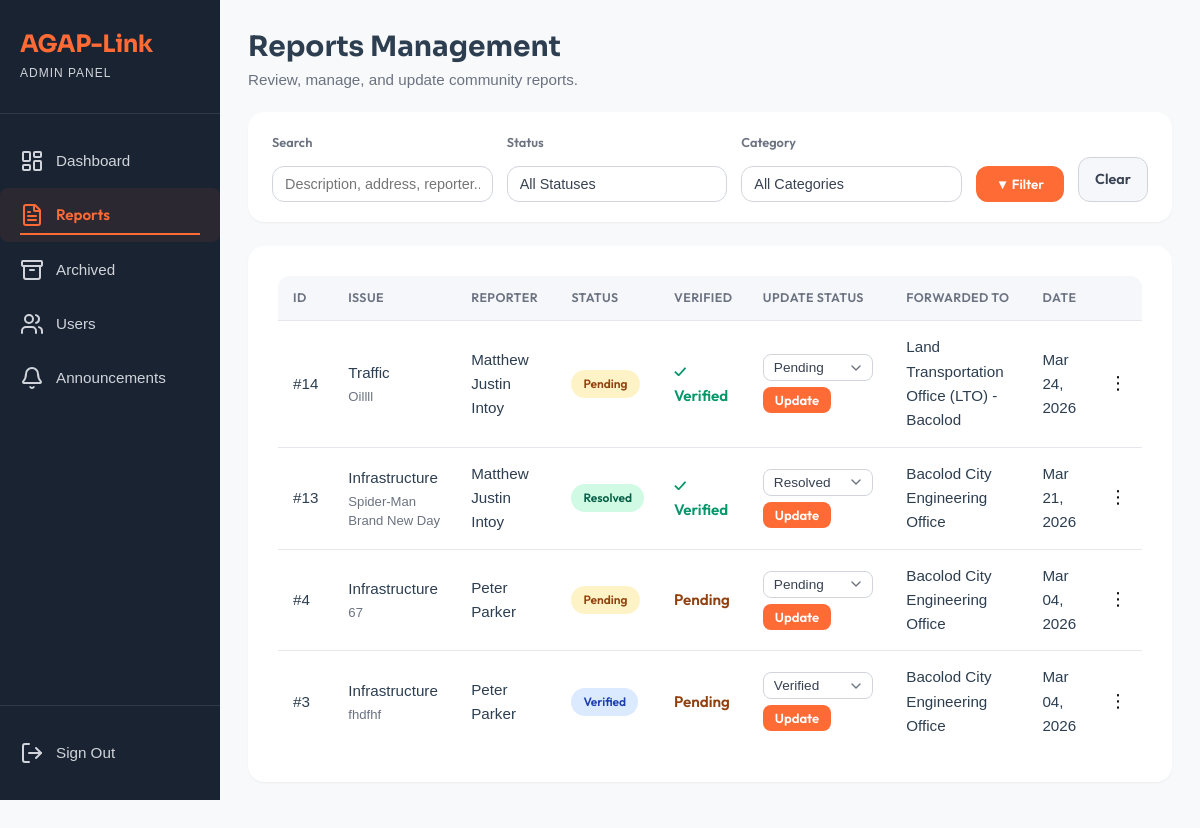
/view/admin_module/admin_report.php (signed in), run on the app's committed database.
### tables this page shows
CREATE TABLE `reports` (
  `report_id` int(11) NOT NULL,
  `user_id` int(11) NOT NULL,
  `category_id` int(11) NOT NULL,
  `assigned_agency_id` int(11) DEFAULT NULL,
  `description` text NOT NULL,
  `address` varchar(255) NOT NULL,
  `photo_path` varchar(255) DEFAULT NULL,
  `gps_lat` decimal(10,8) DEFAULT NULL,
  `gps_long` decimal(11,8) DEFAULT NULL,
  `status` enum('Pending','Verified','Forwarded','Ongoing','Resolved') DEFAULT 'Pending',
  `priority` enum('Low','Medium','Critical') DEFAULT 'Low',
  `created_at` timestamp NOT NULL DEFAULT current_timestamp(),
  `updated_at` timestamp NOT NULL DEFAULT current_timestamp() ON UPDATE current_timestamp(),
  `is_archived` tinyint(1) NOT NULL DEFAULT 0 COMMENT '0 = active, 1 = archived (soft-deleted)',
  `archived_at` datetime DEFAULT NULL,
  `is_verified` tinyint(1) NOT NULL DEFAULT 0,
  `agency_verified_at` datetime DEFAULT NULL
);

CREATE TABLE `categories` (
  `category_id` int(11) NOT NULL,
  `name` varchar(50) NOT NULL,
  `description` text DEFAULT NULL,
  `created_at` timestamp NOT NULL DEFAULT current_timestamp()
);

CREATE TABLE `agencies` (
  `agency_id` int(11) NOT NULL,
  `name` varchar(100) NOT NULL,
  `contact_number` varchar(20) DEFAULT NULL,
  `type` varchar(50) DEFAULT NULL,
  `category_id` int(11) DEFAULT NULL,
  `created_at` timestamp NOT NULL DEFAULT current_timestamp()
);

### model/Report.php (called while the page is built, shortened)
<?php
require_once dirname(__DIR__) . '/config/agaplinkdb.php';
class Report
{
    private $conn;
    public function __construct()
    {
        global $conn;
        $this->conn = $conn;
    }
    public function getFilteredReports($filterStatus = '', $filterCategory = '', $filterSearch = '')
    {
        $sql = "SELECT r.*, c.name AS category_name, a.name AS agency_name,
                       CONCAT(u.first_name, ' ', IFNULL(CONCAT(u.middle_initial, '. '), ''), u.last_name) AS full_name,
                       u.phone_number AS reporter_phone
                FROM reports r
                LEFT JOIN categories c ON r.category_id = c.category_id
                LEFT JOIN agencies   a ON r.assigned_agency_id = a.agency_id
                LEFT JOIN users      u ON r.user_id = u.user_id
                WHERE (r.is_archived = 0 OR r.is_archived IS NULL)";
        $params = [];
        $sql .= " ORDER BY r.created_at DESC";
        $stmt = $this->conn->prepare($sql);
        $stmt->execute($params);
        return $stmt->fetchAll(PDO::FETCH_ASSOC);
    }
}

### view/admin_module/admin_report.php (the view, shortened to what this page needs)
<?php
require_once dirname(__DIR__, 2) . "/config/agaplinkdb.php";
require_once MODEL_PATH . 'Report.php';
$filterStatus   = $_GET['status']   ?? '';
$filterCategory = $_GET['category'] ?? '';
$filterSearch   = trim($_GET['search'] ?? '');
$reportModel = new Report();
$allReports  = $reportModel->getFilteredReports($filterStatus, $filterCategory, $filterSearch);
$hasReports  = !empty($allReports);
$statuses = ['Pending', 'Verified', 'Forwarded', 'Ongoing', 'Resolved'];
?>
<!DOCTYPE html>
<html lang="en">
<head>
    <link rel="stylesheet" href="<?= ASSET_URL ?>/css/admin_module/admin_module.css">
</head>
<body data-base-url="<?= BASE_URL ?>">
    <div class="dashboard-container">
        <?php require_once __DIR__ . '/../partials/admin_sidebar.php'; ?>
        <main class="main-content page-transition">
            <div class="reports-header">
                <div>
                    <h1>Reports Management</h1>
                    <p>Review, manage, and update community reports.</p>
                </div>
            </div>
            <form method="GET" action="">
                <div class="filter-bar">
                    <div class="form-group">
                        <label for="search">Search</label>
                        <input type="text" id="search" name="search"
                            placeholder="Description, address, reporter..."
                            value="<?= htmlspecialchars($filterSearch) ?>">
                    </div>
                    <div class="form-group">
                        <label for="status">Status</label>
                        <select name="status" id="status">
                            <option value="">All Statuses</option>
                        </select>
                    </div>
                    <div class="form-group">
                        <label for="category">Category</label>
                        <select name="category" id="category">
                            <option value="">All Categories</option>
                        </select>
                    </div>
                    <button type="submit" class="btn-filter-apply">&#x25BC; Filter</button>
                    <a href="<?= BASE_URL ?>/view/admin_module/admin_report.php" class="btn-clear">Clear</a>
                </div>
            </form>
            <section class="reports-section">
                <?php if (!$hasReports): ?>
                    <div class="empty-state">
                        <div class="empty-icon">📋</div>
                        <p class="empty-message">No reports found<?= ($filterStatus || $filterCategory || $filterSearch) ? ' matching your filters.' : ' yet.' ?></p>
                    </div>
                <?php else: ?>
                    <div class="table-wrapper">
                        <table class="reports-table">
                            <thead>
                                <tr>
                                    <th>ID</th>
                                    <th>Issue</th>
                                    <th>Reporter</th>
                                    <th>Status</th>
                                    <th>Verified</th>
                                    <th>Update Status</th>
                                    <th>Forwarded To</th>
                                    <th>Date</th>
                                    <th></th>
                                </tr>
                            </thead>
                            <tbody>
                                <?php foreach ($allReports as $report): ?>
                                    <tr>
                                        <td>#<?= htmlspecialchars($report['report_id']) ?></td>
                                        <td>
                                            <?= htmlspecialchars($report['category_name'] ?? 'General') ?>
                                            <span class="report-cell-sub">
                                                <?= htmlspecialchars(mb_strimwidth($report['description'] ?? '', 0, 70, '…')) ?>
                                            </span>
                                        </td>
                                        <td><?= htmlspecialchars($report['full_name'] ?? 'N/A') ?></td>
                                        <td>
                                            <?php
                                            $status = strtolower($report['status']);
                                            $statusClass = match ($status) {
                                                'pending'   => 'status-pending',
                                                'ongoing'   => 'status-ongoing',
                                                'verified'  => 'status-verified',
                                                'forwarded' => 'status-forwarded',
                                                'resolved'  => 'status-resolved',
                                                default     => 'status-pending'
                                            };
                                            ?>
                                            <span class="<?= $statusClass ?>"><?= ucfirst($status) ?></span>
                                        </td>
                                        <td>
                                            <?php if (!empty($report['is_verified'])): ?>
                                                <span style="color: #059669; font-weight: 600;">✓ Verified</span>
                                            <?php else: ?>
                                                <span style="color: #92400e; font-weight: 600;">Pending</span>
                                            <?php endif; ?>
                                        </td>
                                        <td>
                                            <form method="POST"
                                                action="<?= BASE_URL ?>/controller/update_report_status.php"
                                                class="status-update-form">
                                                <select name="new_status">
                                                    <?php foreach ($statuses as $s): ?>
                                                        <option value="<?= $s ?>"
                                                            <?= $report['status'] === $s ? 'selected' : '' ?>>
                                                            <?= $s ?>
                                                        </option>
                                                    <?php endforeach; ?>
                                                </select>
                                                <button type="submit" class="btn-update-status">Update</button>
                                            </form>
                                        </td>
                                        <td><?= htmlspecialchars($report['agency_name'] ?? '—') ?></td>
                                        <td><?= date('M d, Y', strtotime($report['created_at'])) ?></td>
                                        <td class="action-cell">
                                            <div class="meatballs-container">
                                                <button type="button" class="meatballs-btn">⋮</button>
                                            </div>
                                        </td>
                                    </tr>
                                <?php endforeach; ?>
                            </tbody>
                        </table>
                    </div>
                <?php endif; ?>
            </section>
        </main>
    </div>
</body>
</html>

### view/partials/admin_sidebar.php (shortened to what this page needs)
<?php
$current_page = basename($_SERVER['PHP_SELF']);
?>
<aside class="sidebar">
    <div class="sidebar-header">
        <h1 class="logo">AGAP-Link</h1>
        <p class="user-panel-label">ADMIN PANEL</p>
    </div>
    <nav class="sidebar-nav">
        <span class="active-indicator"></span>
        <a href="<?= BASE_URL ?>/view/admin_module/admin_dashboard.php"
           class="nav-item <?= ($current_page == 'admin_dashboard.php') ? 'active' : '' ?>">
            <span class="nav-icon"><i data-lucide="layout-dashboard"></i></span>
            <span>Dashboard</span>
        </a>
        <a href="<?= BASE_URL ?>/view/admin_module/admin_report.php"
           class="nav-item <?= ($current_page == 'admin_report.php') ? 'active' : '' ?>">
            <span class="nav-icon"><i data-lucide="file-text"></i></span>
            <span>Reports</span>
        </a>
        <a href="<?= BASE_URL ?>/view/admin_module/archived_reports.php"
           class="nav-item <?= ($current_page == 'archived_reports.php') ? 'active' : '' ?>">
            <span class="nav-icon"><i data-lucide="archive"></i></span>
            <span>Archived</span>
        </a>
        <a href="<?= BASE_URL ?>/view/admin_module/admin_users.php"
           class="nav-item <?= ($current_page == 'admin_users.php') ? 'active' : '' ?>">
            <span class="nav-icon"><i data-lucide="users"></i></span>
            <span>Users</span>
        </a>
        <a href="<?= BASE_URL ?>/view/admin_module/announcement.php"
           class="nav-item <?= ($current_page == 'announcement.php') ? 'active' : '' ?>">
            <span class="nav-icon"><i data-lucide="bell"></i></span>
            <span>Announcements</span>
        </a>
    </nav>
    <div class="sidebar-footer">
        <a href="<?= BASE_URL ?>/view/auth/logout.php" class="nav-item logout">
            <span class="nav-icon"><i data-lucide="log-out"></i></span>
            <span>Sign Out</span>
        </a>
    </div>
</aside>

### assets/css/user_module/user_module.css (style rules this page uses)
html, body { width: 100%; overflow-x: hidden; }
* { margin: 0; padding: 0; box-sizing: border-box; }
body { font-family: var(--font-primary); background-color: var(--color-light); color: var(--color-gray-800); line-height: 1.6; }
.dashboard-container { display: flex; min-height: 100vh; }
.sidebar { width: 250px; background-color: var(--color-dark); color: var(--color-white); display: flex; flex-direction: column; position: fixed; top: 0; left: 0; height: 100vh; transition: width 0.3s ease; flex-shrink: 0; z-index: 100; }
.sidebar-header { padding: 30px 20px; border-bottom: 1px solid rgba(255, 255, 255, 0.1); }
.logo { font-size: 1.5rem; font-weight: 700; color: var(--color-primary); margin-bottom: 5px; font-family: var(--font-display); }
.user-panel-label { font-size: 0.75rem; color: var(--color-gray-300); letter-spacing: 1px; }
.sidebar-nav { flex: 1; padding: 20px 0; position: relative; }
.active-indicator { position: absolute; left: 0; top: 0; width: 100%; background: rgba(255, 107, 53, 0.08); border-radius: 8px; pointer-events: none; transition: transform 0.35s cubic-bezier(.4,0,.2,1), height 0.35s cubic-bezier(.4,0,.2,1); z-index: 0; }
.nav-icon { margin-right: 12px; font-size: 1.2rem; }
.sidebar-footer { border-top: 1px solid rgba(255, 255, 255, 0.1); padding: 20px 0; }
.logout { color: var(--color-gray-300); }
.main-content { flex: 1; padding: 30px; min-height: 100vh; }
.status-pending { background-color: #fef3c7; color: #92400e; }
.status-verified { background-color: #dbeafe; color: #1e40af; }
.status-resolved { background-color: #d1fae5; color: #065f46; }
.reports-header { display: flex; justify-content: space-between; align-items: center; margin-bottom: 30px; flex-wrap: wrap; gap: 20px; }
.form-group { display: flex; flex-direction: column; gap: 8px; }
@media (min-width: 769px) and (max-width: 1279px) { .sidebar { width: 220px; } }
@media (min-width: 769px) and (max-width: 1279px) { .main-content { margin-left: 220px; padding: 35px 30px; } }
.page-transition { opacity: 0; transform: translateY(10px); animation: pageFadeIn 1s ease forwards; }
.nav-item { position: relative; display: flex; align-items: center; padding: 15px 20px; font-size: 0.95rem; color: var(--color-gray-300); text-decoration: none; overflow: hidden; border-radius: 8px; z-index: 1; transition: color 0.45s ease, transform 0.25s ease; }
.nav-item::before { content: ""; position: absolute; bottom: 8px; left: 20px; height: 2px; width: calc(100% - 40px); background: var(--color-primary); transform: scaleX(0); transform-origin: left; transition: transform 0.6s cubic-bezier(.4,0,.2,1); }
.nav-item.active { color: var(--color-primary); font-weight: 600; }
.nav-item.active::before { transform: scaleX(1); }
.nav-item.logout { color: var(--color-gray-300); }
.nav-item.logout::before { background: #ef4444; }
.sidebar { overflow-y: auto; scroll-behavior: smooth; }

### assets/css/landing_page/style.css (style rules this page uses)
:root { --color-primary: #ff6b35; --color-primary-dark: #e85a2a; --color-primary-light: #ff8555; --color-secondary: #2c3e50; --color-dark: #1a2332; --color-darker: #0f1923; --color-light: #f8f9fa; --color-white: #ffffff; --color-gray-100: #f5f7fa; --color-gray-200: #e4e7eb; --color-gray-300: #d1d5db; --color-gray-600: #6b7280; --color-gray-800: #374151; --color-success: #10b981; --color-warning: #f59e0b; --font-primary: "Outfit", sans-serif; --font-display: "Sora", sans-serif; --spacing-xs: 0.5rem; --spacing-sm: 1rem; --spacing-md: 1.5rem; --spacing-lg: 2rem; --spacing-xl: 3rem; --spacing-2xl: 4rem; --spacing-3xl: 6rem; --radius-sm: 0.5rem; --radius-md: 0.75rem; --radius-lg: 1rem; --radius-xl: 1.5rem; --shadow-sm: 0 1px 2px 0 rgba(0, 0, 0, 0.05); --shadow-md: 0 4px 6px -1px rgba(0, 0, 0, 0.1); --shadow-lg: 0 10px 15px -3px rgba(0, 0, 0, 0.1); --shadow-xl: 0 20px 25px -5px rgba(0, 0, 0, 0.1); --transition-fast: 150ms ease; --transition-base: 250ms ease; --transition-slow: 350ms ease; }
* { margin: 0; padding: 0; box-sizing: border-box; }
html { scroll-behavior: smooth; }
body { font-family: var(--font-primary); font-size: 16px; line-height: 1.6; color: var(--color-gray-800); background-color: var(--color-white); -webkit-font-smoothing: antialiased; -moz-osx-font-smoothing: grayscale; }
h1, h2, h3, h4, h5, h6 { font-family: var(--font-display); font-weight: 700; line-height: 1.2; color: var(--color-dark); }
.logo { font-family: var(--font-display); font-size: 1.5rem; font-weight: 800; color: var(--color-dark); text-decoration: none; letter-spacing: -0.02em; }

### data on the page
reports: report_id "14", category.name "Traffic", description "Oillll", full_name "Matthew Justin Intoy", status "Pending", is_verified "✓ Verified", new_status "Pending", assigned_agency.name "Land Transportation Office (LTO) - Bacolod", created_at "Mar 24, 2026"
reports: report_id "13", category.name "Infrastructure", description "Spider-Man Brand New Day", full_name "Matthew Justin Intoy", status "Resolved", is_verified "✓ Verified", new_status "Resolved", assigned_agency.name "Bacolod City Engineering Office", created_at "Mar 21, 2026"
reports: report_id "4", category.name "Infrastructure", description "67", full_name "Peter Parker", status "Pending", is_verified "Pending", new_status "Pending", assigned_agency.name "Bacolod City Engineering Office", created_at "Mar 04, 2026"
reports: report_id "3", category.name "Infrastructure", description "fhdfhf", full_name "Peter Parker", status "Verified", is_verified "Pending", new_status "Verified", assigned_agency.name "Bacolod City Engineering Office", created_at "Mar 04, 2026"
